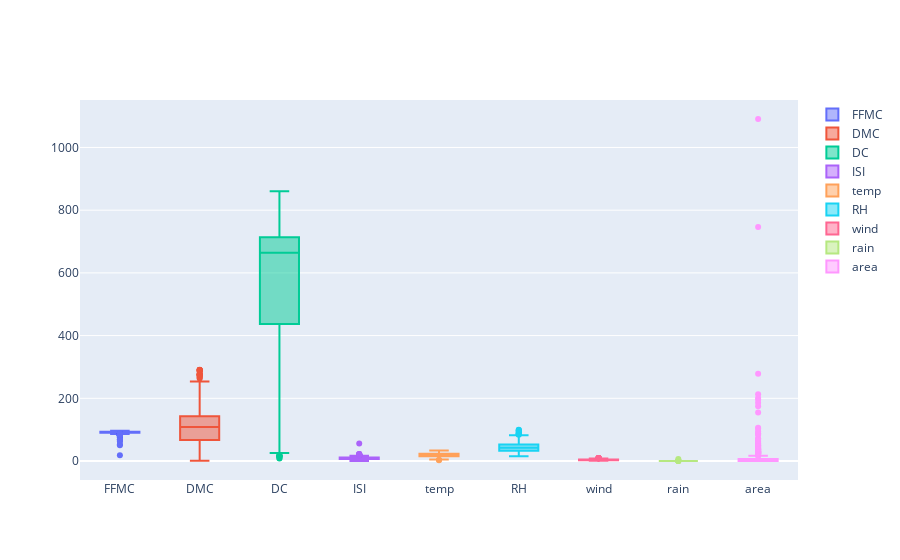

The notebook cell this image was saved under:
### Markdown cell above
# BoxPlots and Uniformization

### Code cell
lab.plot.boxplot(data)

### Figure 1 — Plotly figure (JSON) as saved in the notebook; plotly's stock layout.template omitted (floating-point values rounded to 4 significant figures; data arrays with more than 128 entries replaced by an {"elided": "..."} marker saying what was removed)
{"data": [{"name": "FFMC", "type": "box", "y": {"elided": "517 float values"}}, {"name": "DMC", "type": "box", "y": {"elided": "517 float values"}}, {"name": "DC", "type": "box", "y": {"elided": "517 float values"}}, {"name": "ISI", "type": "box", "y": {"elided": "517 float values"}}, {"name": "temp", "type": "box", "y": {"elided": "517 float values"}}, {"name": "RH", "type": "box", "y": {"elided": "517 int values"}}, {"name": "wind", "type": "box", "y": {"elided": "517 float values"}}, {"name": "rain", "type": "box", "y": {"elided": "517 float values"}}, {"name": "area", "type": "box", "y": {"elided": "517 float values"}}], "layout": {"autosize": true, "xaxis": {"autorange": true, "range": [-0.5, 8.5], "type": "category"}, "yaxis": {"autorange": true, "range": [-60.6, 1151.0], "type": "linear"}}}
